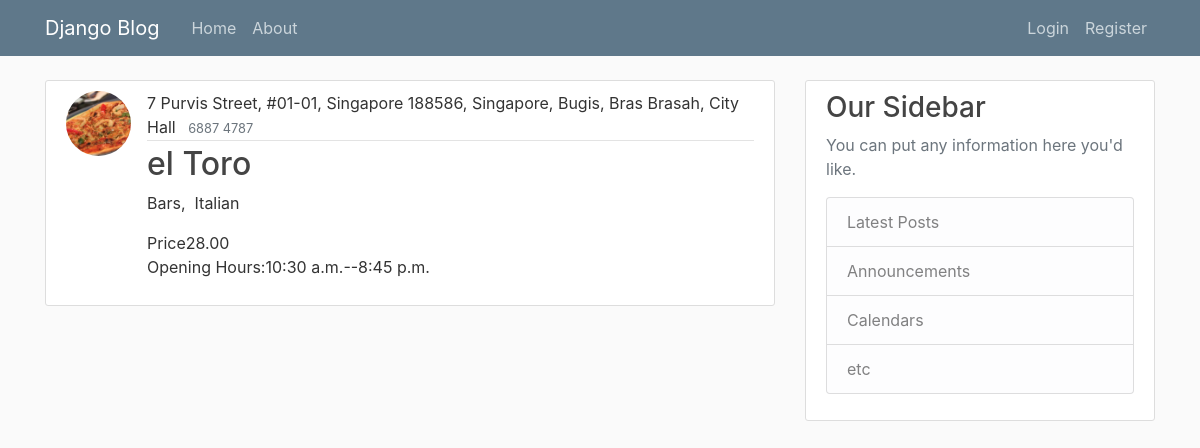
Page /restaurant/R00022/ on the earlier database version.
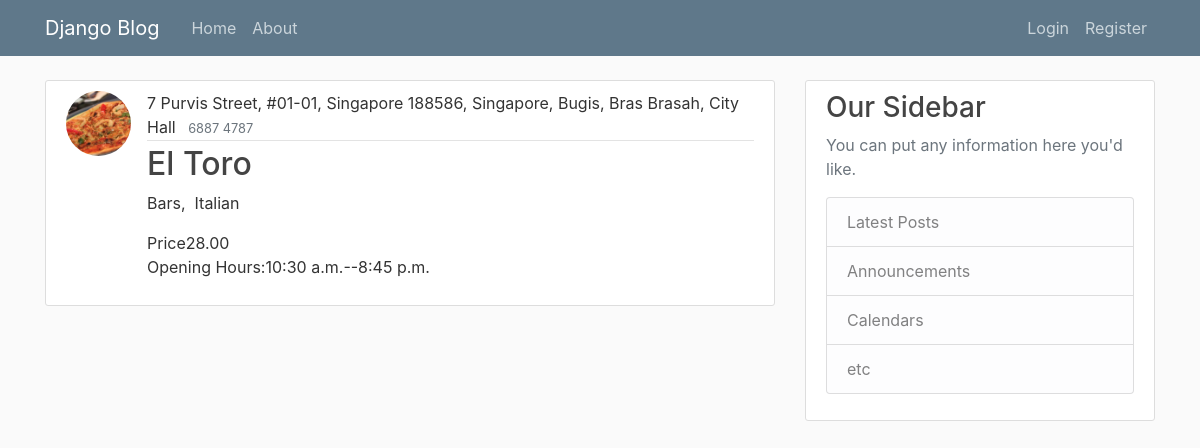
Same page on the later database version.
### mysite/models.py (models this page shows, shortened)
class Restaurant(models.Model):
    restaurant_id = models.CharField(max_length=6, primary_key=True)
    name = models.CharField(max_length=50)
    category = models.ForeignKey(Category, on_delete=models.CASCADE)
    address = models.CharField(max_length=100)
    avg_price = models.DecimalField(max_digits=6, decimal_places=2)
    phone_number = models.CharField(max_length=15)
    description = models.TextField()
    start_time = models.TimeField()
    end_time = models.TimeField()
    restaurant_picture = models.ImageField(
        default='restaurant.jpg', upload_to='images/restaurant')
    class Meta:
        ordering = ['name']

### mysite/views.py (the view)
# urls.py: path('restaurant/<str:pk>/', RestaurantDetailView.as_view(), name='restaurant-detail'),
class RestaurantDetailView(DetailView):
    model = Restaurant

### templates/mysite/restaurant_detail.html
{% extends "mysite/base.html" %}
{% block content %}
 <article class="media content-section">
    <img alt="restaurant picture" class="rounded-circle article-img" src="media/{{ restaurant.restaurant_picture }}">
    <div class="media-body">
    <div class="article-metadata">
    <a class="mr-2">{{ object.address }}</a>
    <small class="text-muted">{{ object.phone_number }}</small>
    </div>
    <h2 class="article-title">{{ object.name }}</h2>
    <p class="article-content">{{ object.description }}</p>
    <label>Price</label>{{ object.avg_price }}
    <p>Opening Hours:{{ object.start_time}}--{{ object.end_time}}</p>
    </div>
 </article>
{% endblock content %}

Differences in the rows shown:
changed Restaurant "Bars, Italian": name "el Toro" → "El Toro"
